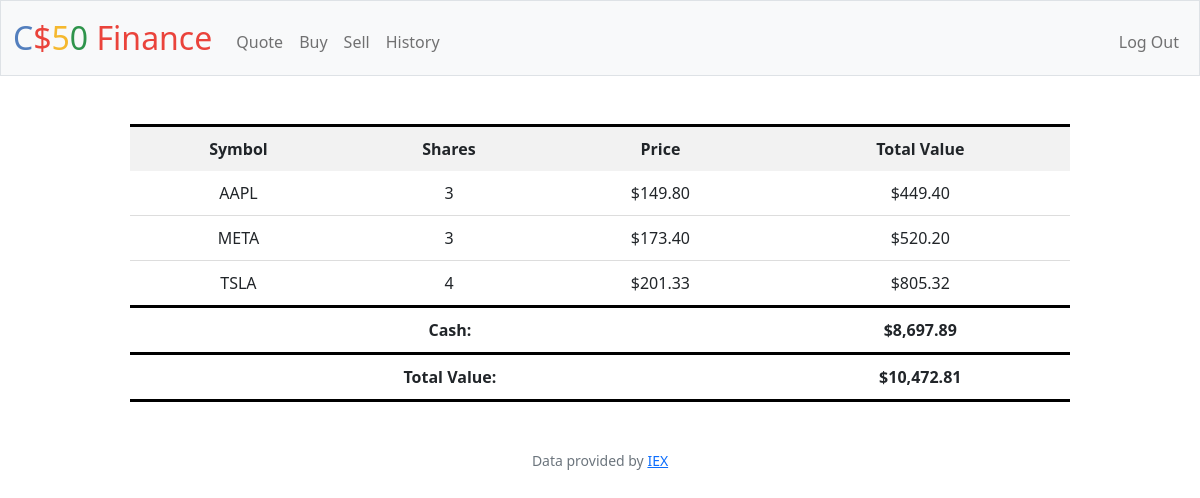
Screenshot of / (signed in) with the database file from the repository.
### tables this page shows
CREATE TABLE 'transactions' ('id' INTEGER PRIMARY KEY AUTOINCREMENT NOT NULL, 'user_id' INTEGER, 'symbol' TEXT, 'shares' INTEGER, 'price' REAL, 'date' DATETIME);

CREATE TABLE users (id INTEGER PRIMARY KEY AUTOINCREMENT NOT NULL, username TEXT NOT NULL, hash TEXT NOT NULL, cash NUMERIC NOT NULL DEFAULT 10000.00);

### app.py (the view)
@app.route("/")
@login_required
def index():
    user_id = session["user_id"]
    stocks = db.execute("SELECT symbol, price, SUM(shares) AS shares FROM transactions WHERE user_id = ? GROUP BY symbol", user_id)
    cash = db.execute("SELECT cash FROM users WHERE id = ?", user_id)[0]["cash"]
    total = cash
    for stock in stocks:
        total += stock["price"] * stock["shares"]
    return render_template("index.html", stocks=stocks, cash=cash, usd=usd, total=total)

### app.py (called while the page is built)
@app.after_request
def after_request(response):
    response.headers["Cache-Control"] = "no-cache, no-store, must-revalidate"
    response.headers["Expires"] = 0
    response.headers["Pragma"] = "no-cache"
    return response

### helpers.py (called while the page is built)
def login_required(f):
    @wraps(f)
    def decorated_function(*args, **kwargs):
        if session.get("user_id") is None:
            return redirect("/login")
        return f(*args, **kwargs)
    return decorated_function

def usd(value):
    return f"${value:,.2f}"

### templates/index.html (shortened to what this page needs)
{% extends "layout.html" %}
{% block main %}
<div class="table-container">
    <table class="center">
        <thead>
            <tr style="border-top: 3px solid black;">
                <th>Symbol</th>
                <th>Shares</th>
                <th>Price</th>
                <th>Total Value</th>
            </tr>
        </thead>
        <tbody>
            {% for stock in stocks %}
            <tr>
                <td>{{ stock["symbol"] }}</td>
                <td>{{ stock["shares"] }}</td>
                <td>{{ usd(stock["price"]) }}</td>
                <td>{{ usd(stock["shares"] * stock["price"]) }}</td>
            </tr>
            {% endfor %}
            <tr style="border-top: 3px solid black;">
                <td colspan="3"><b>Cash:</b></td>
                <td><b>{{ usd(cash) }}</b></td>
            </tr>
        </tbody>
        <tfoot>
            <tr class="total-value">
                <td colspan="3"><b>Total Value:</b></td>
                <td><b>{{ usd(total) }}</b></td>
            </tr>
        </tfoot>
    </table>
</div>
{% endblock %}

### templates/layout.html (shortened to what this page needs)
<!DOCTYPE html>
<html lang="en">
    <head>
        <link href="https://cdn.jsdelivr.net/npm/bootstrap@5.1.3/dist/css/bootstrap.min.css" rel="stylesheet">
        <link href="/static/styles.css" rel="stylesheet">
    </head>
    <body>
        <nav class="bg-light border navbar navbar-expand-md navbar-light">
            <div class="container-fluid">
                <a class="navbar-brand" href="/"><span class="blue">C</span><span class="red">$</span><span class="yellow">5</span><span class="green">0</span> <span class="red">Finance</span></a>
                <div class="collapse navbar-collapse" id="navbar">
                    {% if session["user_id"] %}
                        <ul class="navbar-nav me-auto mt-2">
                            <li class="nav-item"><a class="nav-link" href="/quote">Quote</a></li>
                            <li class="nav-item"><a class="nav-link" href="/buy">Buy</a></li>
                            <li class="nav-item"><a class="nav-link" href="/sell">Sell</a></li>
                            <li class="nav-item"><a class="nav-link" href="/history">History</a></li>
                        </ul>
                        <ul class="navbar-nav ms-auto mt-2">
                            <li class="nav-item"><a class="nav-link" href="/logout">Log Out</a></li>
                        </ul>
                    {% else %}
                        <ul class="navbar-nav ms-auto mt-2">
                            <li class="nav-item"><a class="nav-link" href="/register">Register</a></li>
                            <li class="nav-item"><a class="nav-link" href="/login">Log In</a></li>
                        </ul>
                    {% endif %}
                </div>
            </div>
        </nav>
        <main class="container-fluid py-5 text-center">
            {% block main %}{% endblock %}
        </main>
        <footer class="mb-5 small text-center text-muted">
            Data provided by <a href="https://iexcloud.io/">IEX</a>
        </footer>
    </body>
</html>

### static/styles.css (style rules this page uses)
nav .navbar-brand { font-size: xx-large; }
nav .navbar-brand .blue { color: #537fbe; }
nav .navbar-brand .red { color: #ea433b; }
nav .navbar-brand .yellow { color: #f5b82e; }
nav .navbar-brand .green { color: #2e944b; }
.table-container { margin: 0 auto; width: 80%; }
table { border-collapse: collapse; width: 100%; }
th, td { padding: 10px; text-align: center; }
th { background-color: #f2f2f2; font-weight: bold; }
td { border-bottom: 1px solid #ddd; }
tr.total-value { border-top: 3px solid black; border-bottom: 3px solid black; }

### rows the page displays
transactions: symbol "AAPL", shares "3", price "$149.80", shares "$449.40"
transactions: symbol "META", shares "3", price "$173.40", shares "$520.20"
transactions: symbol "TSLA", shares "4", price "$201.33", shares "$805.32"
users: cash "$8,697.89"

### other values shown
{{ usd(total) }} "$10,472.81"
